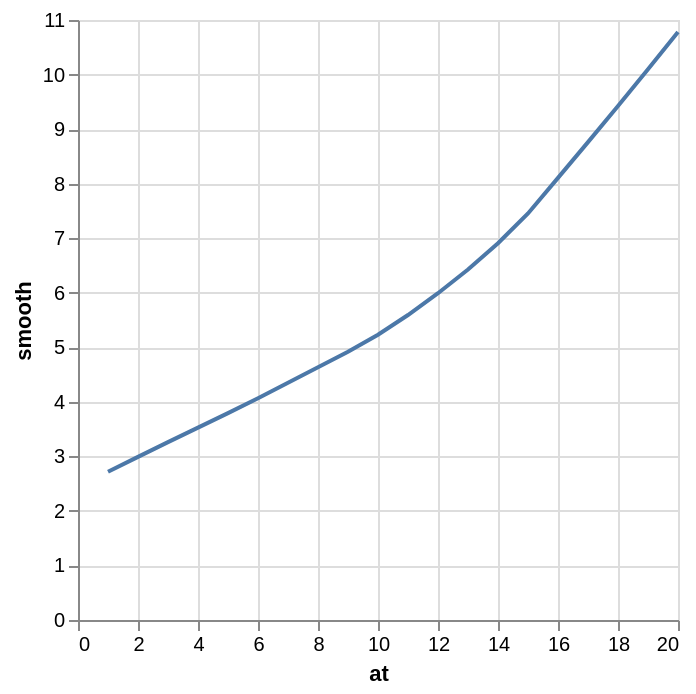

Vega-Lite specification stored for this chart:
### Vega-Lite specification from a JSON file in a GitHub repository (floating-point values rounded to 4 significant figures)
{"$schema": "https://vega.github.io/schema/vega-lite/v6.json", "data": {"values": [{"g": "p", "x": 1, "y": 3.28}, {"g": "q", "x": 2, "y": 2.48}, {"g": "q", "x": 1, "y": 2.39}, {"g": "p", "x": 2, "y": 3.06}, {"g": "q", "x": 3, "y": 3.94}, {"g": "q", "x": 4, "y": 3.73}, {"g": "p", "x": 3, "y": 2.57}, {"g": "q", "x": 4, "y": 3.04}, {"g": "q", "x": 5, "y": 4.11}, {"g": "p", "x": 6, "y": 4.41}, {"g": "q", "x": 5, "y": 4.07}, {"g": "q", "x": 6, "y": 4.42}, {"g": "p", "x": 7, "y": 4.11}, {"g": "q", "x": 8, "y": 3.85}, {"g": "q", "x": 7, "y": 3.83}, {"g": "p", "x": 8, "y": 4.8}, {"g": "q", "x": 9, "y": 5.14}, {"g": "q", "x": 10, "y": 5.12}, {"g": "p", "x": 9, "y": 5.03}, {"g": "q", "x": 10, "y": 4.8}, {"g": "q", "x": 11, "y": 5.26}, {"g": "p", "x": 12, "y": 5.24}, {"g": "q", "x": 11, "y": 6.14}, {"g": "q", "x": 12, "y": 6.63}, {"g": "p", "x": 13, "y": 5.81}, {"g": "q", "x": 14, "y": 6.72}, {"g": "q", "x": 13, "y": 6.16}, {"g": "p", "x": 14, "y": 7.28}, {"g": "q", "x": 15, "y": 7.96}, {"g": "q", "x": 16, "y": 7.36}, {"g": "p", "x": 15, "y": 6.95}, {"g": "q", "x": 16, "y": 7.36}, {"g": "q", "x": 17, "y": 8.81}, {"g": "p", "x": 18, "y": 8.92}, {"g": "q", "x": 17, "y": 8.56}, {"g": "q", "x": 18, "y": 9.91}, {"g": "p", "x": 19, "y": 9.52}, {"g": "q", "x": 20, "y": 10.93}, {"g": "q", "x": 19, "y": 10.62}, {"g": "p", "x": 20, "y": 11.35}]}, "transform": [{"loess": "y", "on": "x", "bandwidth": 0.6, "as": ["at", "smooth"]}], "mark": "line", "encoding": {"x": {"field": "at", "type": "quantitative"}, "y": {"field": "smooth", "type": "quantitative"}}}
